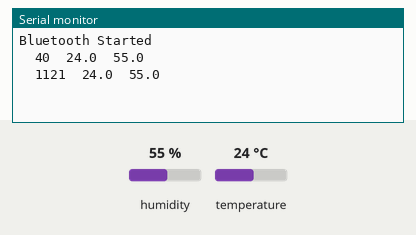
Recording of a sketch running on a simulated ESP32. On the bench: the last lines printed to the serial monitor. The inputs (shaded band) are chosen by the test bench; at power-on: humidity 55 %, temperature 24 °C. Nothing arrives over Bluetooth unless stated.

Above: at 1.2 s.
1.3 s: humidity set to 22 %
At 2.7 s:
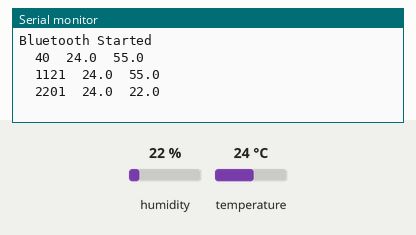
2.8 s: temperature set to 12 °C
At 4.1 s:
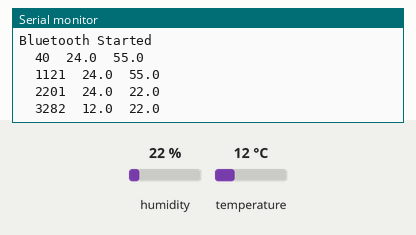
4.3 s: humidity set to 40 %
At 4.9 s:
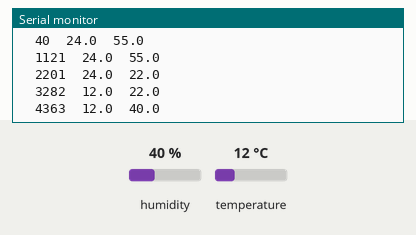
Timing chart, 0 to 7.3 s (numbered marks = the images above; inputs shaded):
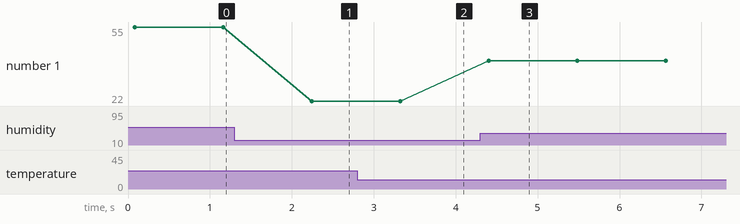

The sketch:

sensor.ino
```cpp
#include "BluetoothSerial.h"
#include "Wire.h"
#include "SHT2x.h"

BluetoothSerial SerialBT;
SHT2x sht;

void setup() {
  Serial.begin(115200);

  if (!btStart()) {
    Serial.println("BT failed");
    while (1)
      ;
  }

  SerialBT.begin("ESP32_Son");

  Wire.begin(21, 22);
  sht.begin();

  Serial.println("Bluetooth Started");
}

void loop() {
  sht.read();

  uint32_t timestamp = millis();
  float temp = sht.getTemperature();
  float hum = sht.getHumidity();

  // ส่งข้อมูล format เดิม
  SerialBT.print(timestamp);
  SerialBT.print(" ");
  SerialBT.print(temp, 1);
  SerialBT.print(" ");
  SerialBT.println(hum, 1);

  Serial.print("\t");
  Serial.print(timestamp);
  Serial.print("\t");
  Serial.print(temp, 1);
  Serial.print("\t");
  Serial.println(hum, 1);

  delay(1000);
}
```

Measured:
- after the input at 1.3 s, the serial monitor: prints a new line after 0.94 s (image 1)
- after the input at 2.8 s, the serial monitor: prints a new line after 0.52 s (image 2)
- after the input at 4.3 s, the serial monitor: prints a new line after 0.10 s (image 3)
- plotted number 1: 55 → 22 after the input at 1.3 s, 22 → 40 after the input at 4.3 s
